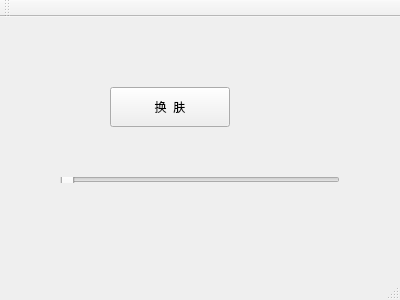
<?xml version="1.0" encoding="UTF-8"?>
<ui version="4.0">
 <class>MainWindow</class>
 <widget class="QMainWindow" name="MainWindow">
  <property name="geometry">
   <rect>
    <x>0</x>
    <y>0</y>
    <width>400</width>
    <height>300</height>
   </rect>
  </property>
  <property name="windowTitle">
   <string>MainWindow</string>
  </property>
  <property name="styleSheet">
   <string notr="true"/>
  </property>
  <widget class="QWidget" name="centralWidget">
   <widget class="QPushButton" name="pushButton">
    <property name="geometry">
     <rect>
      <x>110</x>
      <y>70</y>
      <width>120</width>
      <height>40</height>
     </rect>
    </property>
    <property name="text">
     <string>换  肤</string>
    </property>
   </widget>
   <widget class="QSlider" name="horizontalSlider">
    <property name="geometry">
     <rect>
      <x>60</x>
      <y>160</y>
      <width>280</width>
      <height>6</height>
     </rect>
    </property>
    <property name="orientation">
     <enum>Qt::Horizontal</enum>
    </property>
   </widget>
  </widget>
  <widget class="QMenuBar" name="menuBar">
   <property name="geometry">
    <rect>
     <x>0</x>
     <y>0</y>
     <width>400</width>
     <height>23</height>
    </rect>
   </property>
  </widget>
  <widget class="QToolBar" name="mainToolBar">
   <attribute name="toolBarArea">
    <enum>TopToolBarArea</enum>
   </attribute>
   <attribute name="toolBarBreak">
    <bool>false</bool>
   </attribute>
  </widget>
  <widget class="QStatusBar" name="statusBar"/>
 </widget>
 <layoutdefault spacing="6" margin="11"/>
 <resources/>
 <connections/>
</ui>
